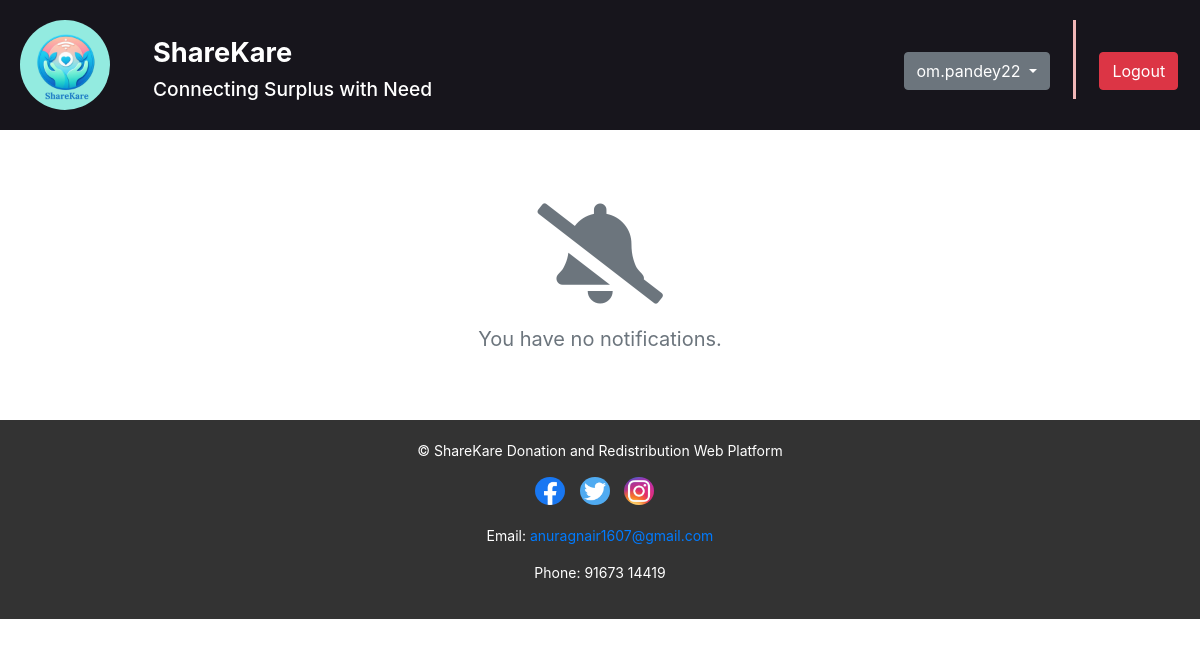
The page /view_notify/ (signed in) on the database as committed earlier.
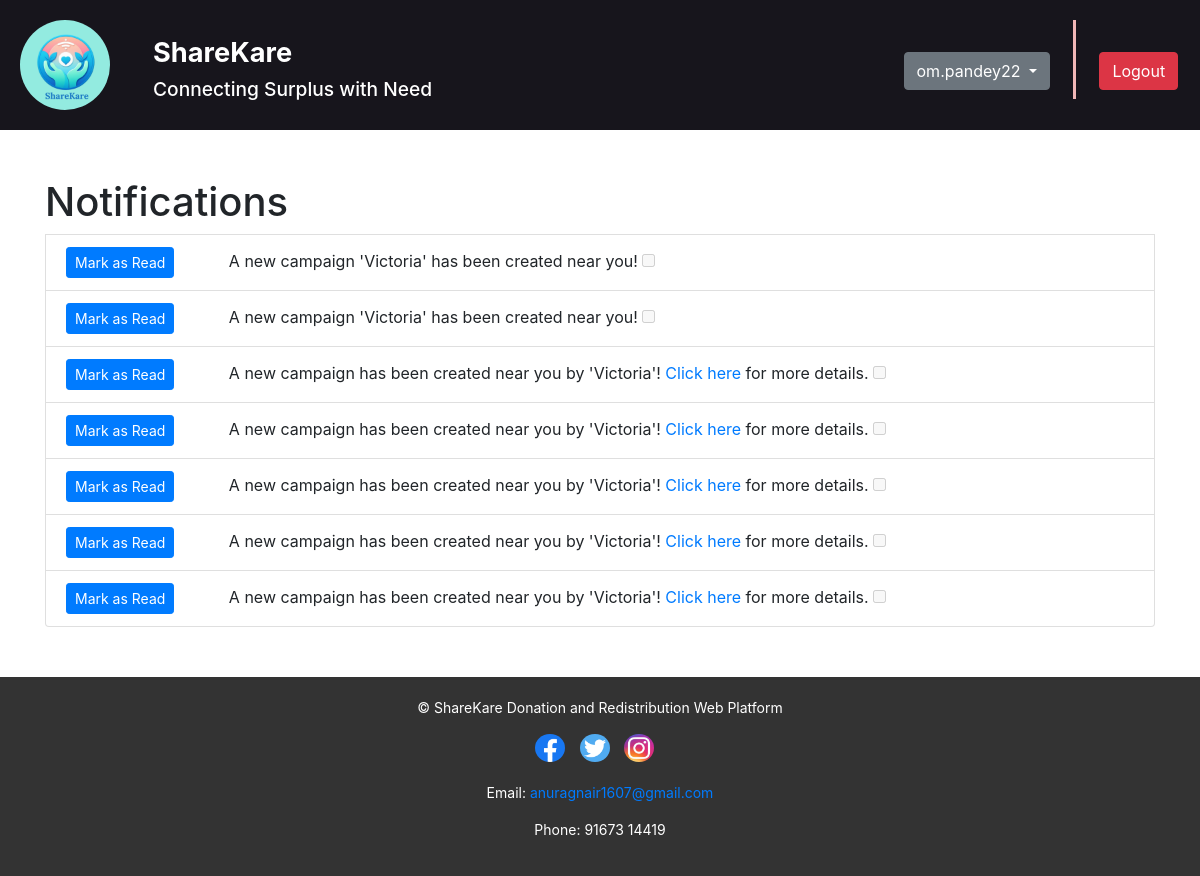
The same page on the database as committed later.
### home/models.py (models this page shows, shortened)
class Notification(models.Model):
    user = models.ForeignKey(User, on_delete=models.CASCADE)
    message = models.CharField(max_length=255)
    read = models.BooleanField(default=False)
    created_at = models.DateTimeField(auto_now_add=True)

### home/views.py (the view)
# urls.py: path('view_notify/', views.view_notify, name="view_notify"),
def view_notify(request):
    unread_notifications = Notification.objects.filter(user=request.user, read=False)
    read_notifications = Notification.objects.filter(user=request.user, read=True)
    notifications = list(unread_notifications) + list(read_notifications)
    return render(request, 'notifications.html',{'notifications':notifications})

### templates/notifications.html (shortened to what this page needs)
{% extends 'base1.html' %}
{% load static %}
{% block css %}
<link rel="stylesheet" href="https://cdnjs.cloudflare.com/ajax/libs/font-awesome/5.15.4/css/all.min.css">
{% endblock %}
{% block content %}
<div class="container">
    <ul class="list-group mt-4">
        {% if notifications %}
        <h1 class="mt-4">Notifications</h1>
        {% for notification in notifications %}
        <li id="notification-{{ notification.id }}" class="list-group-item {% if notification.read %}bg-light{% endif %}">
            <form action="{% url 'mark_as_read' %}" method="post" style="display: inline;">
                <button class="btn btn-primary btn-sm" type="submit" {% if notification.read %}disabled{% endif %}>Mark as Read</button>
            </form>
            <span>{{ notification.message | safe }}</span>
            <input type="checkbox" {% if notification.read %}checked{% endif %} disabled>
        </li>
        {% endfor %}
        {% else %}
        <div class="no-notifications">
            <i class="fas fa-bell-slash"></i>
            <p>You have no notifications.</p>
        </div>
        {% endif %}
    </ul>
</div>
{% endblock %}

Rows that differ between the two databases and show on the page:
added Notification: message "A new campaign 'Victoria' has been created near you!"
added Notification: message "A new campaign 'Victoria' has been created near you!"
added Notification: message "A new campaign has been created near you by 'Victoria'! Click here for more details."
added Notification: message "A new campaign has been created near you by 'Victoria'! Click here for more details."
added Notification: message "A new campaign has been created near you by 'Victoria'! Click here for more details."
added Notification: message "A new campaign has been created near you by 'Victoria'! Click here for more details."
added Notification: message "A new campaign has been created near you by 'Victoria'! Click here for more details."
Other text that changed with them:
text no longer shown: "You have no notifications."
text now shown: "Notifications"
